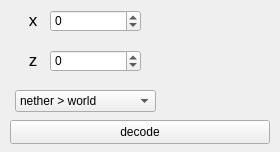
<?xml version="1.0" encoding="UTF-8"?>
<ui version="4.0">
 <class>MainWindow</class>
 <widget class="QMainWindow" name="MainWindow">
  <property name="geometry">
   <rect>
    <x>0</x>
    <y>0</y>
    <width>280</width>
    <height>152</height>
   </rect>
  </property>
  <property name="windowTitle">
   <string>MC coordinates decoder</string>
  </property>
  <widget class="QWidget" name="centralwidget">
   <widget class="QPushButton" name="decode">
    <property name="geometry">
     <rect>
      <x>10</x>
      <y>120</y>
      <width>260</width>
      <height>24</height>
     </rect>
    </property>
    <property name="text">
     <string>decode</string>
    </property>
   </widget>
   <widget class="QComboBox" name="comboBox">
    <property name="geometry">
     <rect>
      <x>15</x>
      <y>90</y>
      <width>141</width>
      <height>22</height>
     </rect>
    </property>
    <item>
     <property name="text">
      <string>nether &gt; world</string>
     </property>
    </item>
    <item>
     <property name="text">
      <string>world &gt; hether</string>
     </property>
    </item>
   </widget>
   <widget class="QLabel" name="x">
    <property name="geometry">
     <rect>
      <x>10</x>
      <y>13</y>
      <width>47</width>
      <height>13</height>
     </rect>
    </property>
    <property name="font">
     <font>
      <pointsize>13</pointsize>
     </font>
    </property>
    <property name="text">
     <string>    x</string>
    </property>
   </widget>
   <widget class="QLabel" name="z">
    <property name="geometry">
     <rect>
      <x>10</x>
      <y>53</y>
      <width>47</width>
      <height>13</height>
     </rect>
    </property>
    <property name="font">
     <font>
      <pointsize>13</pointsize>
     </font>
    </property>
    <property name="text">
     <string>    z</string>
    </property>
   </widget>
   <widget class="QLabel" name="resx">
    <property name="geometry">
     <rect>
      <x>155</x>
      <y>10</y>
      <width>110</width>
      <height>22</height>
     </rect>
    </property>
    <property name="text">
     <string/>
    </property>
   </widget>
   <widget class="QLabel" name="resz">
    <property name="geometry">
     <rect>
      <x>155</x>
      <y>50</y>
      <width>110</width>
      <height>22</height>
     </rect>
    </property>
    <property name="text">
     <string/>
    </property>
   </widget>
   <widget class="QSpinBox" name="linex">
    <property name="geometry">
     <rect>
      <x>50</x>
      <y>10</y>
      <width>91</width>
      <height>22</height>
     </rect>
    </property>
    <property name="minimum">
     <number>-999999999</number>
    </property>
    <property name="maximum">
     <number>999999999</number>
    </property>
   </widget>
   <widget class="QSpinBox" name="linez">
    <property name="geometry">
     <rect>
      <x>50</x>
      <y>50</y>
      <width>91</width>
      <height>22</height>
     </rect>
    </property>
    <property name="minimum">
     <number>-999999999</number>
    </property>
    <property name="maximum">
     <number>999999999</number>
    </property>
   </widget>
  </widget>
 </widget>
 <resources/>
 <connections/>
</ui>
